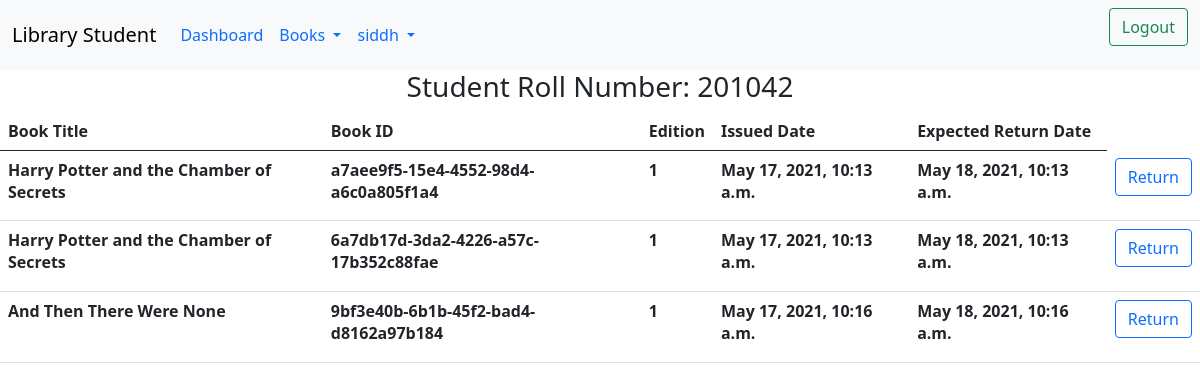
Page /viewissued/ (signed in) on the earlier database version.
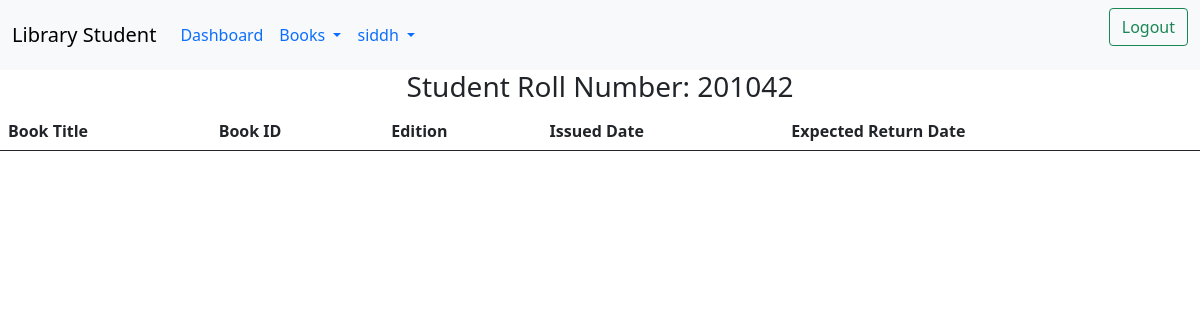
Same page on the later database version.
### library/models.py (models this page shows, shortened)
class IssueBook(models.Model):
    student = models.ForeignKey('Student', on_delete=models.CASCADE)
    borrowed_book = models.ForeignKey('BookIndividual', on_delete = models.SET_NULL , null=True, blank=True)
    issue_date = models.DateTimeField(null=True,blank=True)
    expected_return_date = models.DateTimeField(null=True,blank=True)
    is_returned = models.BooleanField(default=False)

class BookIndividual(models.Model):
    id = models.UUIDField(primary_key=True, default=uuid.uuid4)
    book = models.ForeignKey('Book', on_delete=models.CASCADE, null=True)
    edition = models.IntegerField(default=0)
    LOAN_STATUS = ( ('o', 'Not Available'), ('a', 'Available'))
    status = models.CharField( max_length=1, choices=LOAN_STATUS, blank=True, default='a', help_text='')
    class Meta:
        ordering = ['-edition']

class Book(models.Model):
    title = models.CharField(max_length=200)
    author = models.ForeignKey('Author', on_delete=models.SET_NULL, null=True)
    summary = models.TextField(max_length=1000)
    isbn = models.CharField('ISBN', max_length=13, unique=True)
    genre = models.ManyToManyField(Genre)
    language = models.ForeignKey('Language', on_delete=models.SET_NULL, null=True)
    class Meta:
        ordering = ['title', 'author']

### library/views.py (the view)
# urls.py: path('viewissued/', get_issued_view, name='all_issued'),
@login_required(redirect_field_name='dashboard')
def get_issued_view(request):
	student=Student.objects.get(user=request.user)
	book_list=IssueBook.objects.filter(student=student, is_returned=False)
	return render(request, 'viewissued.html', locals())

### library/templates/viewissued.html (shortened to what this page needs)
<html>
	<head>
    	<link href="https://cdn.jsdelivr.net/npm/bootstrap@5.0.0-beta3/dist/css/bootstrap.min.css" rel="stylesheet">
	</head>
	<body>
		<nav class="navbar nav-pills navbar-expand-lg bg-light">
	  <div class="container-fluid">
	    <a class="navbar-brand" href="#">Library Student</a>
	    <div class="collapse navbar-collapse" id="navbarSupportedContent">
	      <ul class="navbar-nav me-auto mb-2 mb-lg-0">
	        <li class="nav-item">
	          <a class="nav-link" aria-current="page" href="/">Dashboard</a>
	        </li>
	        <li class="nav-item dropdown active">
	          <a class="nav-link dropdown-toggle" href="#" id="navbarDropdown" role="button" data-bs-toggle="dropdown" aria-expanded="false">
	            Books
	          </a>
	        </li>
	        {% if user.is_authenticated %}
	        <li class="nav-item dropdown">
	          <a class="nav-link dropdown-toggle" href="#" id="navbarDropdown" role="button" data-bs-toggle="dropdown" aria-expanded="false">
	            {{ user.username }}
	          </a>
	        </li>
	        {% endif %}
	      </ul>
	      {% if user.is_authenticated %}
	      <form action="{% url 'logout' %}" class="d-flex">
	        <button class="btn btn-outline-success" type="submit">Logout</button>
	      </form>
	      {% else %}
	      <form action="{% url 'login' %}" class="d-flex">
	        <button class="btn btn-outline-primary" type="submit">Login</button>
	      </form>
	      {% endif %}
	    </div>
	  </div>
	</nav>
	<h3><center>Student Roll Number: {{student.roll_no}}</center></h3>
		<table class="table table-hover">
  		<thead>
    		<tr>
    			<th scope="col">Book Title</th>
      			<th scope="col">Book ID</th>
      			<th scope="col">Edition</th>
      			<th scope="col">Issued Date</th>
      			<th scope="col">Expected Return Date</th>
    		</tr>
  		</thead>
  		<tbody>
  			{% for b in book_list %}
  			<tr>
  				<th scope="col"> {{ b.borrowed_book.book.title }}</th>
  				<th scope="col">{{ b.borrowed_book.id }} </th>
  				<th scope="col">{{b.borrowed_book.edition}} </th>
  				<th scope="col">{{b.issue_date}} </th>
  				<th scope="col">{{b.expected_return_date}}</th>
  				<th><form action="{% url 'book_return' pk=b.id %}" class="d-flex">
	        	<button class="btn btn-outline-primary" type="submit">Return</button>
	      		</form></th>
  			</tr>
     		{% endfor %}
		</tbody>
	</table>
	</body>
</html>

Differences in the rows shown:
no longer on this page (row edited): IssueBook: borrowed_book.book "Harry Potter and the Chamber of Secrets", borrowed_book.id "a7aee9f5-15e4-4552-98d4-a6c0a805f1a4", borrowed_book.edition "1", issue_date "May 17, 2021, 10:13 a.m.", expected_return_date "May 18, 2021, 10:13 a.m."
no longer on this page (row edited): IssueBook: borrowed_book.book "Harry Potter and the Chamber of Secrets", borrowed_book.id "6a7db17d-3da2-4226-a57c-17b352c88fae", borrowed_book.edition "1", issue_date "May 17, 2021, 10:13 a.m.", expected_return_date "May 18, 2021, 10:13 a.m."
no longer on this page (row edited): IssueBook: borrowed_book.book "And Then There Were None", borrowed_book.id "9bf3e40b-6b1b-45f2-bad4-d8162a97b184", borrowed_book.edition "1", issue_date "May 17, 2021, 10:16 a.m.", expected_return_date "May 18, 2021, 10:16 a.m."
